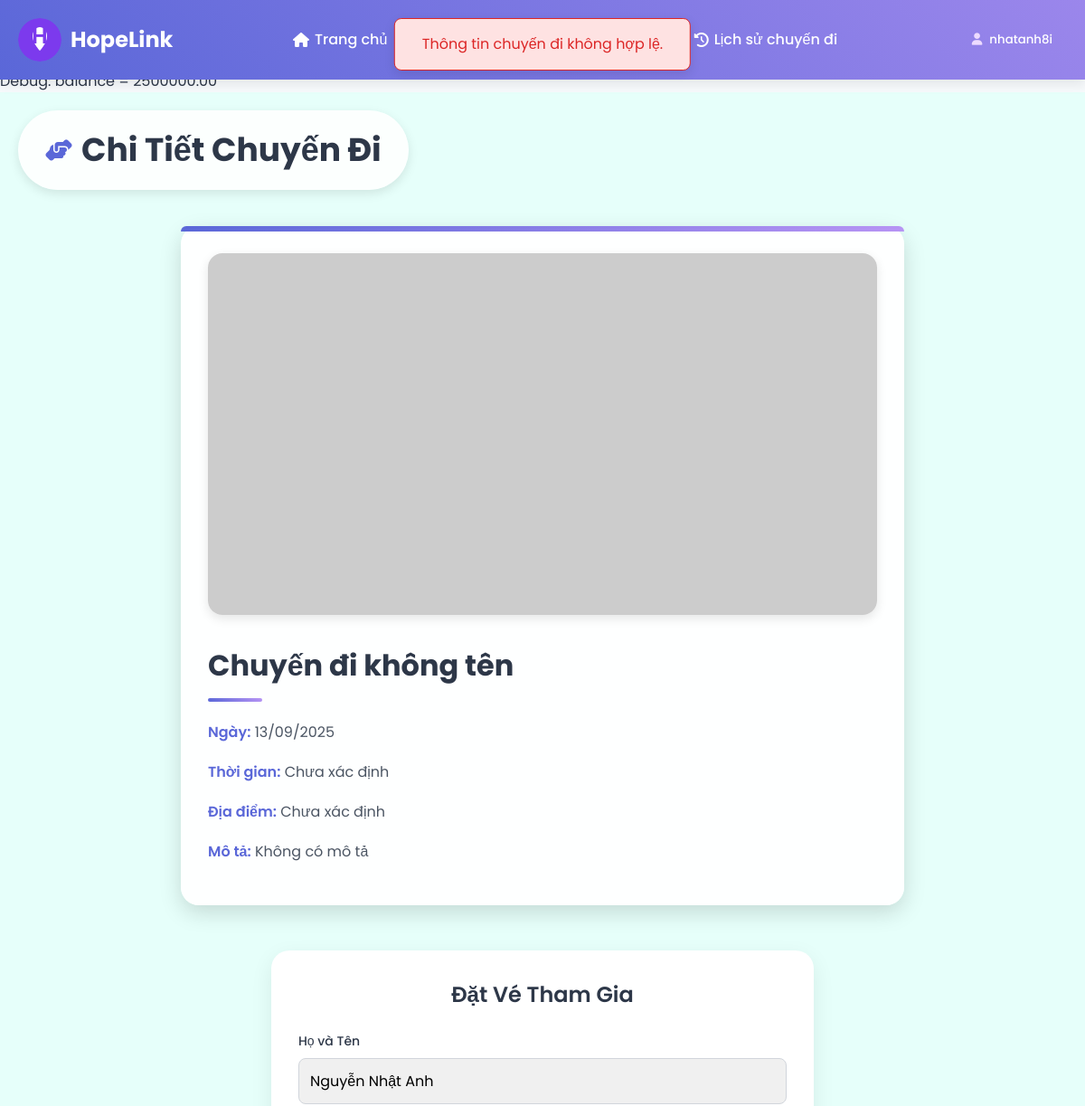
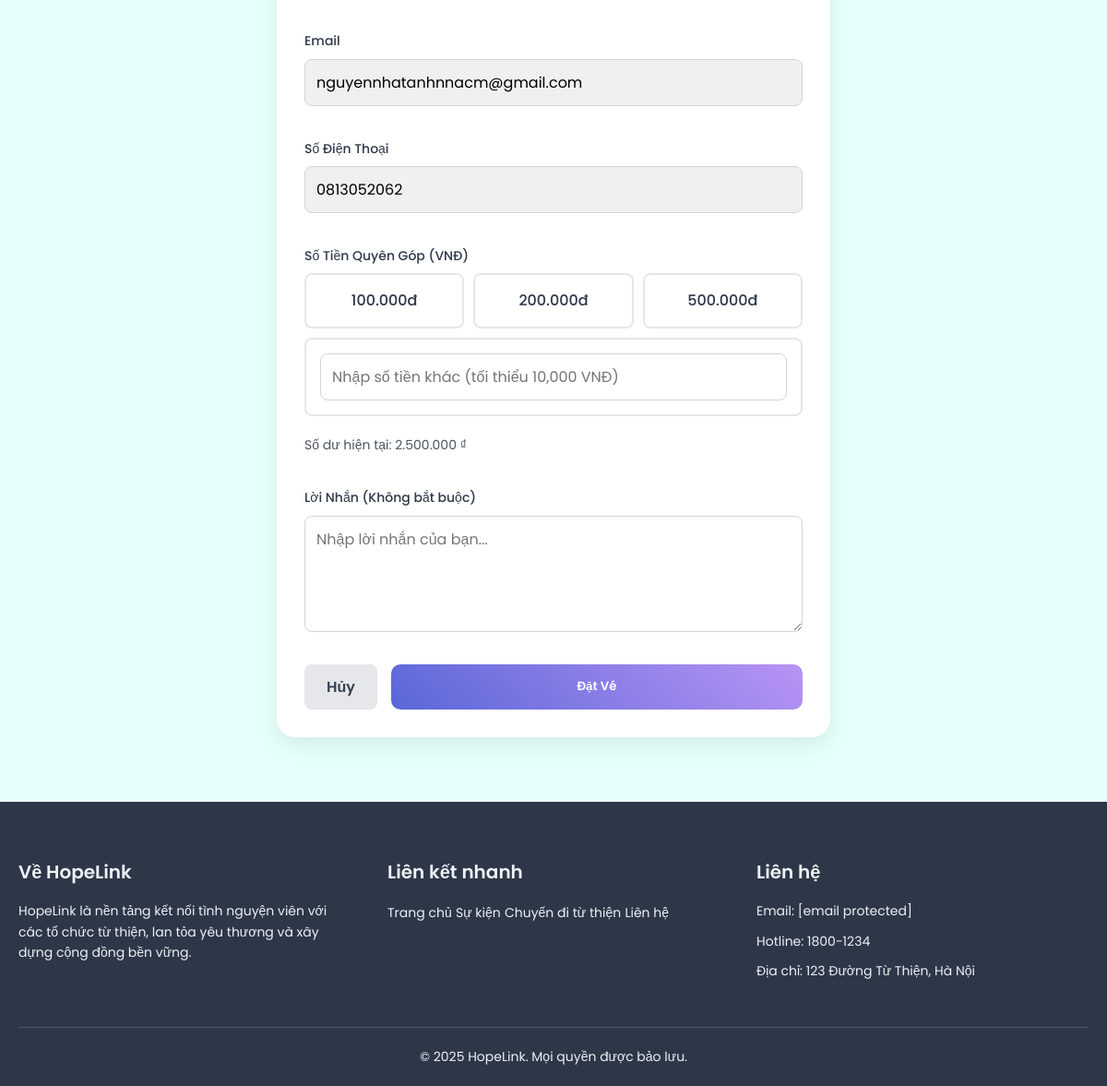
Page /trip_details.php (signed in) on the committed database (2 pictures, top to bottom).
### tables this page shows
CREATE TABLE `user_funds` (
  `user_id` int NOT NULL,
  `balance` decimal(15,2) DEFAULT '0.00',
  `updated_at` timestamp NULL DEFAULT CURRENT_TIMESTAMP ON UPDATE CURRENT_TIMESTAMP,
  PRIMARY KEY (`user_id`),
  CONSTRAINT `user_funds_ibfk_1` FOREIGN KEY (`user_id`) REFERENCES `users` (`id`) ON DELETE CASCADE
);

CREATE TABLE `users` (
  `id` int NOT NULL AUTO_INCREMENT,
  `username` varchar(50) NOT NULL,
  `fullname` varchar(100) DEFAULT NULL,
  `password` varchar(255) NOT NULL,
  `email` varchar(100) NOT NULL,
  `phone` varchar(15) DEFAULT NULL,
  `gender` enum('male','female') NOT NULL,
  `birthdate` date NOT NULL,
  `role` enum('admin','user','staff') NOT NULL DEFAULT 'user',
  `created_at` timestamp NULL DEFAULT CURRENT_TIMESTAMP,
  `is_locked` tinyint(1) NOT NULL DEFAULT '0',
  `locked_until` datetime DEFAULT NULL,
  PRIMARY KEY (`id`),
  UNIQUE KEY `username` (`username`),
  UNIQUE KEY `email` (`email`),
  UNIQUE KEY `phone` (`phone`)
);

### trip_details.php (the view, shortened to what this page needs)
<?php
require_once 'config.php';
$error = '';
if (ENVIRONMENT === 'development') {
    echo "<pre>Debug: user_id = " . ($_SESSION['user_id'] ?? 'null') . "</pre>";
}
if (!isset($_GET['trip_id']) || !is_numeric($_GET['trip_id'])) {
    if (ENVIRONMENT === 'development') {
        echo "<pre>Debug: trip_id not provided or invalid: " . htmlspecialchars($_GET['trip_id'] ?? 'null') . "</pre>";
    }
    $error = "Thông tin chuyến đi không hợp lệ.";
}
$trip_id = isset($_GET['trip_id']) && is_numeric($_GET['trip_id']) ? (int) $_GET['trip_id'] : 0;
if (ENVIRONMENT === 'development') {
    echo "<pre>Debug: trip_id = $trip_id</pre>";
}
$user_id = $_SESSION['user_id'] ?? null;
if ($user_id) {
    $stmt = $pdo->prepare("SELECT balance FROM user_funds WHERE user_id = ?");
    $stmt->execute([$user_id]);
    $user_funds = $stmt->fetch(PDO::FETCH_ASSOC);
    $balance = $user_funds['balance'] ?? 0;
} else {
    $balance = 0;
    $error = "Vui lòng đăng nhập để tiếp tục.";
}
if (ENVIRONMENT === 'development') {
    echo "<pre>Debug: balance = $balance</pre>";
}
if ($user_id) {
    $stmt = $pdo->prepare("SELECT username, fullname, email, phone FROM users WHERE id = ?");
    $stmt->execute([$user_id]);
    $user = $stmt->fetch(PDO::FETCH_ASSOC);
    if (!$user) {
        $error = "Thông tin người dùng không hợp lệ.";
    } else {
        $username = $user['username'] ?? '';
        $user_fullname = $user['fullname'] ?? 'Người dùng';
        $user_email = $user['email'] ?? 'email@example.com';
        $user_phone = $user['phone'] ?? '';
    }
} else {
    $username = '';
    $user_fullname = 'Người dùng';
    $user_email = 'email@example.com';
    $user_phone = '';
}
?>
<!DOCTYPE html>
<html lang="vi">
<head>
    <link rel="stylesheet" href="https://cdnjs.cloudflare.com/ajax/libs/font-awesome/6.4.0/css/all.min.css">
    <link rel="stylesheet" href="styles/header.css">
    <link rel="stylesheet" href="styles/trip_details.css">
</head>
<body>
    <header>
        <div class="header-content">
            <div class="logo">
                <img src="images/hopelink-logo.svg" alt="HopeLink Logo">
                <h1>HopeLink</h1>
            </div>
            <nav>
                <a href="index.php"><i class="fas fa-home"></i> Trang chủ</a>
                <div class="dropdown">
                    <a href="#events" class="dropdown-toggle"><i class="fas fa-hands-helping"></i> Hoạt động</a>
                </div>
                <a href="#lienhe"><i class="fas fa-envelope"></i> Liên hệ</a>
                <a href="donation_history.php"><i class="fas fa-history"></i> Lịch sử chuyến đi</a>
            </nav>
            <div class="auth-buttons">
                <div class="user-info" id="user-info">
                    <button class="user-btn">
                        <span class="greeting"><i class="fas fa-user"></i> <span
                                id="username"><?php echo htmlspecialchars($username); ?></span></span>
                    </button>
                </div>
            </div>
        </div>
    </header>
    <section id="trip_details" style="padding: 20px 20px;">
        <h2 class="section-title"><i class="fas fa-hands-helping" style="font-size: 24px;"></i> Chi Tiết Chuyến Đi</h2>
        <div class="trip_details">
            <img src="<?php echo htmlspecialchars($trip['image'] ?? 'https://via.placeholder.com/800x300.png?text=' . urlencode($trip['name'] ?? 'Chuyến đi')); ?>"
                alt="<?php echo htmlspecialchars($trip['name'] ?? 'Chuyến đi'); ?>">
            <h3><?php echo htmlspecialchars($trip['name'] ?? 'Chuyến đi không tên'); ?></h3>
            <p><strong>Ngày:</strong> <?php echo htmlspecialchars(date('d/m/Y', strtotime($trip['date'] ?? 'now'))); ?>
            </p>
            <p><strong>Thời gian:</strong> <?php echo htmlspecialchars($trip['time'] ?? 'Chưa xác định'); ?></p>
            <p><strong>Địa điểm:</strong> <?php echo htmlspecialchars($trip['location'] ?? 'Chưa xác định'); ?></p>
            <p><strong>Mô tả:</strong> <?php echo htmlspecialchars($trip['description'] ?? 'Không có mô tả'); ?></p>
        </div>
        <div class="form-container">
            <h3 style="font-size: 24px; font-weight: 600; color: #2d3748; margin-bottom: 20px; text-align: center;">Đặt
                Vé Tham Gia</h3>
            <?php if (!empty($error)): ?>
                <div class="notification error-notification" id="errorNotification">
                    <?php echo htmlspecialchars($error); ?>
                </div>
            <?php endif; ?>
            <form id="bookingForm" method="POST" style="display: flex; flex-direction: column; gap: 20px;">
                <div class="form-group">
                    <label for="user-name">Họ và Tên</label>
                    <input style="background-color: #f0f0f0;" type="text" id="user-name" value="<?php echo htmlspecialchars($user_fullname); ?>" readonly>
                </div>
                <div class="form-group">
                    <label for="user-email">Email</label>
                    <input style="background-color: #f0f0f0;" type="email" id="user-email" value="<?php echo htmlspecialchars($user_email); ?>" readonly>
                </div>
                <div class="form-group">
                    <label for="user-phone">Số Điện Thoại</label>
                    <input style="background-color: #f0f0f0;" type="tel" id="user-phone" value="<?php echo htmlspecialchars($user_phone); ?>" readonly>
                </div>
                <div class="form-group">
                    <label for="amount">Số Tiền Quyên Góp (VNĐ)</label>
                    <div class="donation-amount">
                        <div class="amount-option" data-amount="100000">100.000đ</div>
                        <div class="amount-option" data-amount="200000">200.000đ</div>
                        <div class="amount-option" data-amount="500000">500.000đ</div>
                        <div class="amount-option custom-amount">
                            <input type="number" id="custom-amount" name="amount" min="10000"
                                placeholder="Nhập số tiền khác (tối thiểu 10,000 VNĐ)" required>
                        </div>
                    </div>
                    <p style="font-size: 14px; color: #4b5563; margin-top: 5px;">Số dư hiện tại:
                        <?php echo number_format($balance, 0, ',', '.') . ' ₫'; ?>
                    </p>
                </div>
                <div class="form-group">
                    <label for="message">Lời Nhắn (Không bắt buộc)</label>
                    <textarea id="message" name="message" rows="4" placeholder="Nhập lời nhắn của bạn..."></textarea>
                </div>
                <div style="display: flex; gap: 15px; justify-content: flex-end;">
                    <a href="charity_travel.php"
                        style="background: #e5e7eb; color: #374151; padding: 12px 24px; border: none; border-radius: 8px; font-weight: 600; text-decoration: none; text-align: center;">Hủy</a>
                    <button type="submit" class="auth-btn">Đặt Vé</button>
                </div>
            </form>
        </div>
    </section>
    <footer style="margin-top: 0px;">
        <div class="footer-content" style="margin-top: 0px;">
            <div class="footer-section">
                <h3>Về HopeLink</h3>
                <p>HopeLink là nền tảng kết nối tình nguyện viên với các tổ chức từ thiện, lan tỏa yêu thương và xây
                    dựng cộng đồng bền vững.</p>
            </div>
            <div class="footer-section">
                <h3>Liên kết nhanh</h3>
                <a href="index.php">Trang chủ</a>
                <a href="index.php#events">Sự kiện</a>
                <a href="charity_travel.php">Chuyến đi từ thiện</a>
                <a href="#lienhe">Liên hệ</a>
            </div>
            <div class="footer-section">
                <h3>Liên hệ</h3>
                <p>Email: <a
                        href="/cdn-cgi/l/email-protection#b99a96978d989a8db99196899c95909792d7968b9e">[email protected]</a>
                </p>
                <p>Hotline: 1800-1234</p>
                <p>Địa chỉ: 123 Đường Từ Thiện, Hà Nội</p>
            </div>
        </div>
        <div class="footer-bottom">
            <p>© 2025 HopeLink. Mọi quyền được bảo lưu.</p>
        </div>
    </footer>
</body>
</html>

### styles/header.css (style rules this page uses)
* { margin: 0; padding: 0; box-sizing: border-box; font-family: 'Poppins', sans-serif; }
body { line-height: 1.6; color: #2d3748; background: #f7fafc; }
header { background: linear-gradient(45deg, #5a67d8, #b794f4, #81e6d9); background-size: 300%; animation: gradientAnimation 15s ease infinite; padding: 20px 0; position: fixed; width: 100%; top: 0; z-index: 1000; box-shadow: 0 6px 12px rgba(0, 0, 0, 0.08); }
.header-content { max-width: 1200px; margin: 0 auto; display: flex; align-items: center; justify-content: space-between; padding: 0 20px; }
.logo { display: flex; align-items: center; gap: 10px; transition: transform 0.3s ease; }
.logo img { width: 48px; height: 48px; border-radius: 50%; }
.logo h1 { font-size: 24px; font-weight: 700; color: #fff; }
nav { display: flex; align-items: center; gap: 20px; }
nav a { color: #fff; text-decoration: none; font-weight: 500; font-size: 16px; display: inline-flex; align-items: center; gap: 6px; transition: color 0.3s ease, transform 0.3s ease; padding: 8px 12px; border-radius: 8px; }
nav a i { transition: transform 0.3s ease; }
.dropdown { position: relative; }
.dropdown-toggle { text-decoration: none; color: #fff; font-size: 16px; font-weight: 500; display: inline-flex; align-items: center; gap: 6px; transition: color 0.3s ease; }
.dropdown-toggle::after { content: '▼'; font-size: 12px; margin-left: 5px; display: inline-block; transition: transform 0.3s ease; }
.section-title { font-size: 36px; font-weight: 700; text-align: center; margin-bottom: 40px; color: #2d3748; display: inline-flex; align-items: center; gap: 10px; }
.section-title i { transition: transform 0.3s ease; }
footer { background: #2d3748; color: #edf2f7; padding: 60px 20px 20px; margin-top: 60px; }
.footer-content { max-width: 1200px; margin: 0 auto; display: grid; grid-template-columns: repeat(auto-fit, minmax(250px, 1fr)); gap: 40px; }
.footer-section h3 { font-size: 20px; font-weight: 600; margin-bottom: 15px; }
.footer-section p, .footer-section a { font-size: 14px; color: #edf2f7; margin-bottom: 10px; text-decoration: none; font-weight: 400; }
.footer-bottom { text-align: center; margin-top: 40px; padding-top: 20px; border-top: 1px solid #4b5563; }
.footer-bottom p { font-size: 14px; color: #edf2f7; font-weight: 400; }
.form-group { margin-bottom: 15px; }
.form-group label { font-size: 14px; font-weight: 500; color: #2d3748; display: block; margin-bottom: 8px; }
.form-group input { width: 100%; padding: 12px; border: 1px solid #d1d5db; border-radius: 8px; font-size: 16px; font-weight: 400; }
.auth-btn { background: linear-gradient(45deg, #5a67d8, #b794f4); color: #fff; padding: 14px; border: none; border-radius: 10px; font-weight: 600; cursor: pointer; width: 100%; text-align: center; transition: transform 0.3s ease, box-shadow 0.3s ease, background 0.3s ease; }
.auth-buttons { display: flex; align-items: center; gap: 10px; }
.user-info { position: relative; display: inline-block; }
.user-btn { background: none; border: none; cursor: pointer; padding: 8px 16px; border-radius: 8px; transition: background 0.3s ease; }
.greeting { color: #fff; font-weight: 500; display: flex; align-items: center; gap: 8px; }
.greeting i { color: #eddbff; }

### rows in the picture
user_funds: balance "2500000.00", balance "2.500.000"
users: username "nhatanh8i", fullname "Nguyễn Nhật Anh", email "nguyennhatanhnnacm@gmail.com", phone "0813052062"

### other values in the picture
$_GET['trip_id'] "null"
$trip_id "0"
$trip['name'] "Chuyến đi không tên"
date('d/m/Y', strtotime($trip['date'] ?? 'now')) "13/09/2025"
$trip['time'] "Chưa xác định"
$trip['location'] "Chưa xác định"
$trip['description'] "Không có mô tả"
$error "Thông tin chuyến đi không hợp lệ."
